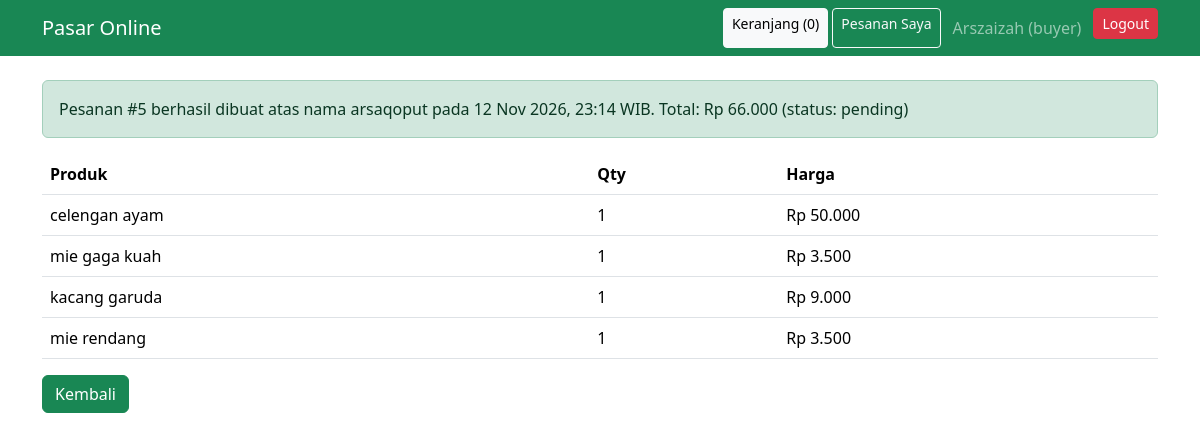
Page /order_success.php?id=5 (signed in) on the committed database.
### tables this page shows
CREATE TABLE `orders` (
  `id` int(11) NOT NULL,
  `buyer_id` int(11) DEFAULT NULL,
  `customer_name` varchar(100) NOT NULL,
  `phone` varchar(20) NOT NULL,
  `address` text NOT NULL,
  `total` decimal(12,2) NOT NULL,
  `status` enum('pending','paid','shipped','done') DEFAULT 'pending',
  `created_at` timestamp NULL DEFAULT current_timestamp()
);

CREATE TABLE `order_items` (
  `id` int(11) NOT NULL,
  `order_id` int(11) NOT NULL,
  `product_id` int(11) NOT NULL,
  `qty` int(11) NOT NULL,
  `price` decimal(12,2) NOT NULL
);

CREATE TABLE `products` (
  `id` int(11) NOT NULL,
  `category_id` int(11) NOT NULL,
  `seller_id` int(11) NOT NULL,
  `name` varchar(150) NOT NULL,
  `description` text DEFAULT NULL,
  `price` decimal(12,2) NOT NULL,
  `stock` int(11) NOT NULL DEFAULT 0,
  `image_url` varchar(255) DEFAULT NULL,
  `created_at` timestamp NULL DEFAULT current_timestamp()
);

### order_success.php (the view, shortened to what this page needs)
<?php require 'common.php'; require_role('buyer'); $id=(int)($_GET['id']??0); $uid=user()['id'];
$st=$db->prepare("SELECT * FROM orders WHERE id=? AND buyer_id=?"); $st->bind_param('ii',$id,$uid); $st->execute(); $o=$st->get_result()->fetch_assoc();
echo '<div class="alert alert-success">Pesanan #'.$o['id'].' berhasil dibuat atas nama '.e($o['customer_name']).' pada '.tgl($o['created_at']).'. Total: '.rp($o['total']).' (status: '.e($o['status']).')</div>';
$st=$db->prepare("SELECT p.name,i.qty,i.price FROM order_items i JOIN products p ON p.id=i.product_id WHERE i.order_id=?"); $st->bind_param('i',$id); $st->execute();
echo '<table class="table"><tr><th>Produk</th><th>Qty</th><th>Harga</th></tr>';
foreach($st->get_result() as $r) echo '<tr><td>'.e($r['name']).'</td><td>'.$r['qty'].'</td><td>'.rp($r['price']).'</td></tr>';
echo '</table><a href="/index.php" class="btn btn-success">Kembali</a>'; footer_html();

### rows in the picture
orders: id "5", customer_name "arsaqoput", created_at "12 Nov 2026, 23:14 WIB", total "Rp 66.000", status "pending"
order_items: product.name "celengan ayam", qty "1", price "Rp 50.000"
order_items: product.name "mie gaga kuah", qty "1", price "Rp 3.500"
order_items: product.name "kacang garuda", qty "1", price "Rp 9.000"
order_items: product.name "mie rendang", qty "1", price "Rp 3.500"

### other values in the picture
$n "0"
$u['name'] "Arszaizah"
$u['role'] "buyer"
